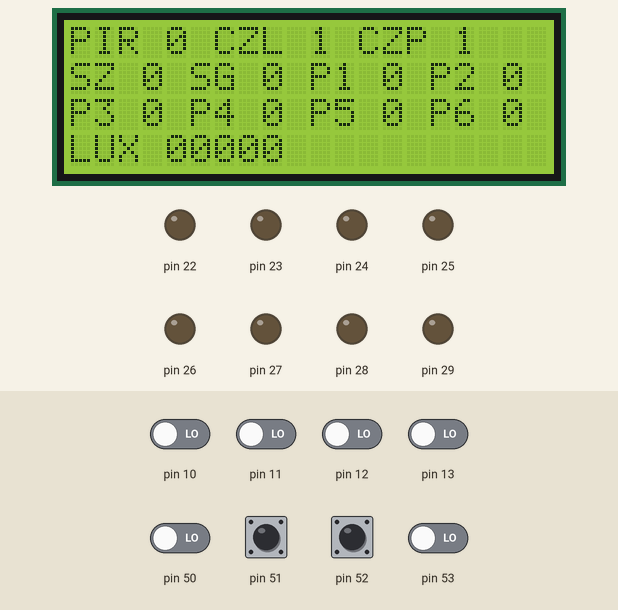
Bench run of a sketch on a simulated Arduino Mega 2560, built with avr-gcc and run on an emulated ATmega2560. On the bench: 20×4 character LCD, output pins drawn as LEDs (lit = HIGH). Inputs (shaded band) come from the test bench; at power-on: pin 51, pin 52 HIGH, pin 10–13, pin 50, pin 53 LOW.

Above: at 9.8 s.
9.9 s: pin 53 driven HIGH
At 11.3 s:
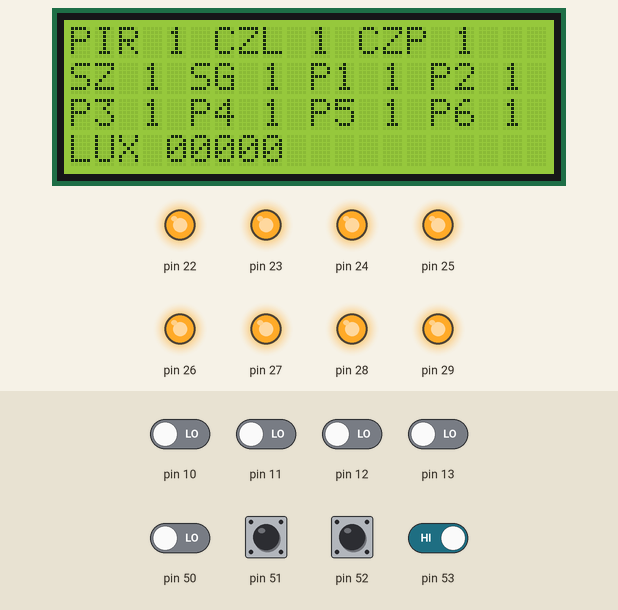
11.9 s: pin 51 pulled LOW for 0.3 s
At 12.21 s:
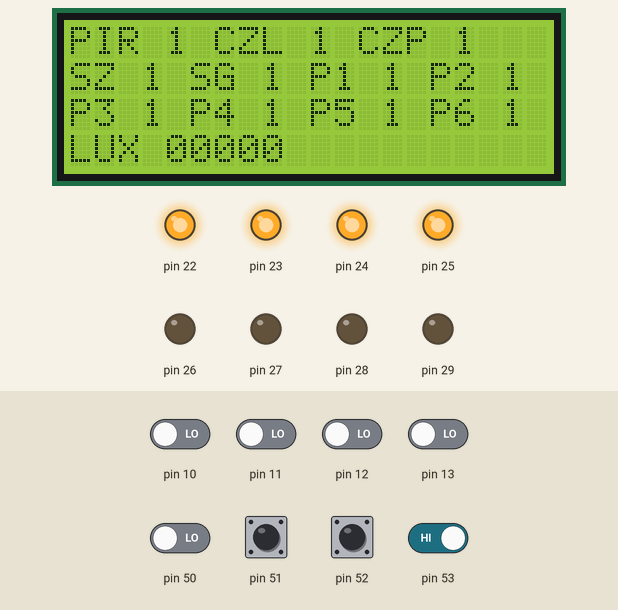
13.8 s: pin 52 pulled LOW for 0.3 s
At 14.09 s:
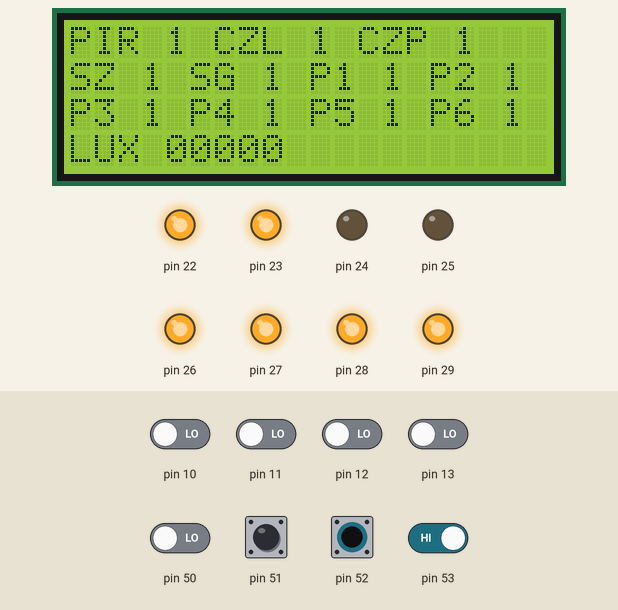
15.7 s: pin 51 pulled LOW for 1 s
At 16.8 s:
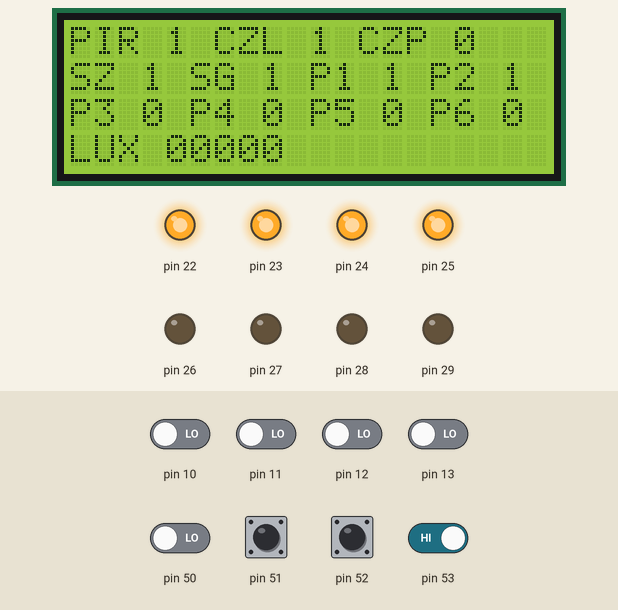
18.4 s: pin 52 pulled LOW for 1 s
At 19.4 s:
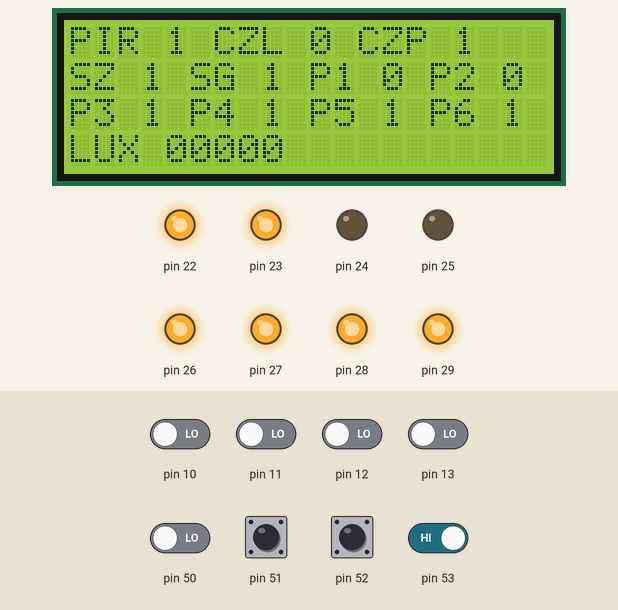
21.1 s: pin 53 driven LOW
At 21.62 s:
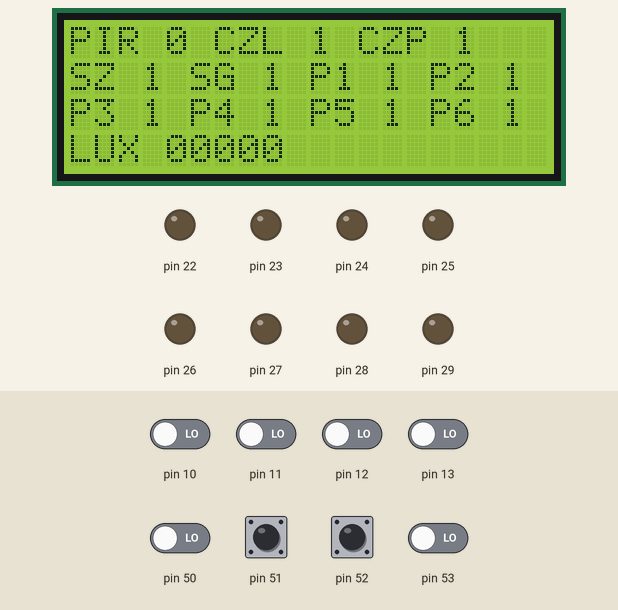
Timing chart, 0 to 24.1 s (numbered marks = the images above; inputs shaded):
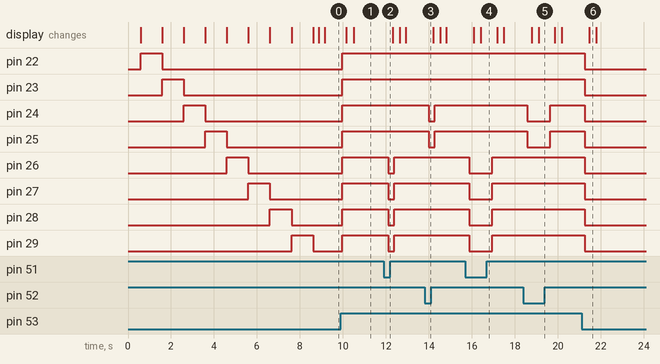

The sketch:

szafa.ino
```cpp
#include <BH1750.h>
#include <Wire.h>
#include <LiquidCrystal_I2C.h>

LiquidCrystal_I2C lcd(0x27, 20,4);  // Ustawienie adresu ukladu na 0x27
//BH1750 czujnikSwiatla;

#define PIRinput 0b00000001 //0
#define czujnikLewy 0b00000010 //1
#define czujnikPrawy 0b00000100 //2
#define prz1 0b00001000 //3
#define prz2 0b00010000 //4
#define prz3 0b00100000 //5
#define prz4 0b01000000 //6
#define debug_on 0b10000000 //7

#define szafaZewnatrz 0b00000001 //31
#define szafaGora 0b00000010 //30
#define szafaPolka1 0b00000100 //29
#define szafaPolka2 0b00001000 //28
#define szafaPolka3 0b00010000 //27
#define szafaPolka4 0b00100000 //26
#define szafaPolka5 0b01000000 //25
#define szafaPolka6 0b10000000 //24

void setup() {
  //BH1750
  //czujnikSwiatla.configure(BH1750_CONTINUOUS_LOW_RES_MODE);

  //LCD
  lcd.init();     // Inicjalizacja LCD 4x20
  lcd.backlight();
  lcd.setCursor(0,0);
  lcd.print("Program: Oswietlenie");
  lcd.setCursor(0,1);
  lcd.print("szafy 2.0");
  delay(500);

  //PINY - INPUT
  //  pinMode(PIRinput, INPUT_PULLUP);
  //  pinMode(czujnikLewy, INPUT_PULLUP);
  //  pinMode(czujnikPrawy, INPUT_PULLUP);
  DDRB |= 0b00000000;
  PORTB |= 0b00000110;

  //PINY - OUTPUT
  //  pinMode(szafaZewnatrz, OUTPUT);
  //  pinMode(szafaGora, OUTPUT);
  //  pinMode(szafaPolka1, OUTPUT);
  //  pinMode(szafaPolka2, OUTPUT);
  //  pinMode(szafaPolka3, OUTPUT);
  //  pinMode(szafaPolka4, OUTPUT);
  //  pinMode(szafaPolka5, OUTPUT);
  //  pinMode(szafaPolka6, OUTPUT);
  DDRA |= 0b11111111;
  PORTA |= 0b00000000;


  for (int i = 0; i < 8; i++) {
    lcd.setCursor(i+6,2);
    lcd.print("*");
    PORTA = (0b00000001 << i);
    delay(1000);
  }
  lcd.clear();
  lcd.setCursor(0,0);

}

void diagnostykaLCD(uint16_t lux_in, bool pir_in, bool czl_in, bool czp_in, bool szZ, bool szG, bool sz1, bool sz2, bool sz3, bool sz4, bool sz5, bool sz6) {
  char buffer[20];

  //lcd.clear();
  //stany wejsc na wyswietlacz
  sprintf(buffer, "PIR %01d CZL %01d CZP %01d   ", pir_in, czl_in, czp_in);
  lcd.setCursor(0,0);
  lcd.print(buffer);

  //stany wyjsc na wyswietlacz
  sprintf(buffer, "SZ %01d SG %01d P1 %01d P2 %01d ", szZ, szG, sz1, sz2);
  lcd.setCursor(0,1);
  lcd.print(buffer);
  sprintf(buffer, "P3 %01d P4 %01d P5 %01d P6 %01d ", sz3, sz4, sz5, sz6);
  lcd.setCursor(0,2);
  lcd.print(buffer);

  //czujnik oswietlenia
  sprintf(buffer, "LUX %05d  ", lux_in);
  lcd.setCursor(0,3);
  lcd.print(buffer);
}

void loop() {
  //********************************************************************************************************************************************************************************
  //DEFINICJE
  //********************************************************************************************************************************************************************************

  byte WEJSCIA = PINB;
  byte WYJSCIA_st = PINA;
  byte WYJSCIA_out = 0b00000000;

  //********************************************************************************************************************************************************************************
  //SPRAWDZANIE STANOW
  //********************************************************************************************************************************************************************************

  //WEJSCIA
  uint16_t lux_st/*=czujnikSwiatla.readLightLevel()*/;
  bool PIR_st = (WEJSCIA & PIRinput); //digitalRead(PIRinput);
  bool CZL_st = (WEJSCIA & czujnikLewy); //digitalRead(czujnikLewy);
  bool CZP_st = (WEJSCIA & czujnikPrawy); //digitalRead(czujnikPrawy);

  //WYJSCIA
  bool SZZ_st = (WYJSCIA_st & szafaZewnatrz); //digitalRead(szafaZewnatrz);
  bool SZG_st = (WYJSCIA_st & szafaGora); //digitalRead(szafaGora);
  bool SZ1_st = (WYJSCIA_st & szafaPolka1); //digitalRead(szafaPolka1);
  bool SZ2_st = (WYJSCIA_st & szafaPolka2); //digitalRead(szafaPolka2);
  bool SZ3_st = (WYJSCIA_st & szafaPolka3); //digitalRead(szafaPolka3);
  bool SZ4_st = (WYJSCIA_st & szafaPolka4); //digitalRead(szafaPolka4);
  bool SZ5_st = (WYJSCIA_st & szafaPolka5); //digitalRead(szafaPolka5);
  bool SZ6_st = (WYJSCIA_st & szafaPolka6); //digitalRead(szafaPolka6);

  //********************************************************************************************************************************************************************************
  //PROGRAM
  //********************************************************************************************************************************************************************************

  //Jezeli wykryto ruch:
  WYJSCIA_out |= PIR_st ? szafaZewnatrz : 0b00000000;
  WYJSCIA_out |= (PIR_st & (CZL_st | CZP_st)) ? szafaGora : 0b00000000;
  WYJSCIA_out |= (PIR_st & CZL_st) ? szafaPolka1 + szafaPolka2 : 0b00000000;
  WYJSCIA_out |= (PIR_st & CZP_st) ? szafaPolka3 + szafaPolka4 + szafaPolka5 + szafaPolka6 : 0b00000000;
  //WYJSCIA_out |= (PIR_st & (CZL_st | CZP_st)) ? (0b11111111) : (0b00000000);
  //PORTA ^= szafaPolka1; //digitalWrite(szafaPolka3,!digitalRead(szafaPolka3));


  //********************************************************************************************************************************************************************************
  //WYSTEROWANIE WYJSC
  //********************************************************************************************************************************************************************************

  PORTA = WYJSCIA_out;
  delay(200);

  //diagnostyka stanów na podpiętym LCD
  //f (WEJSCIA & debug_on){
  diagnostykaLCD(lux_st, PIR_st, CZL_st, CZP_st, SZZ_st, SZG_st, SZ1_st, SZ2_st, SZ3_st, SZ4_st, SZ5_st, SZ6_st);
  //}
}
```

Measured:
- after the input at 9.9 s, pin 22–29: LOW → HIGH after 0.06 s; the display: first changes after 0.26 s (image 1 shows a later state)
- after the input at 11.9 s, pin 26–29: HIGH → LOW after 0.21 s, → HIGH 0.27 s later
- after the input at 13.8 s, pin 24, pin 25: HIGH → LOW after 0.19 s, → HIGH 0.27 s later
- after the input at 15.7 s, pin 26–29: HIGH → LOW after 0.18 s, → HIGH 1.1 s later; the display: first changes after 0.39 s (image 4 shows a later state)
- after the input at 18.4 s, pin 24, pin 25: HIGH → LOW after 0.17 s, → HIGH 1.1 s later; the display: first changes after 0.38 s (image 5 shows a later state)
- after the input at 21.1 s, pin 22–29: HIGH → LOW after 0.16 s; the display: changes after 0.36 s (image 6)
